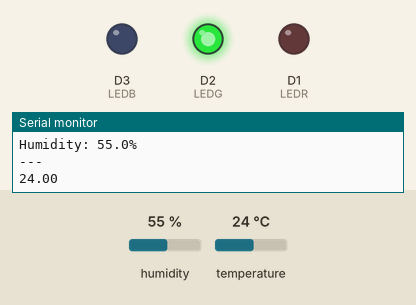
Simulated run of this sketch. Board: ESP8266 (NodeMCU). Parts: output pins drawn as LEDs (lit = HIGH), the last lines printed to the serial monitor. The test bench sets the inputs (shaded band); at power-on: temperature 24 °C, humidity 55 %.

Above: at 1.8 s.
1.9 s: temperature set to 35 °C
3.4 s: temperature set to 38 °C
At 4.5 s:
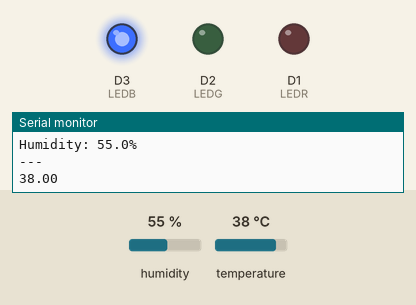
5.5 s: temperature set to 42 °C
At 6.8 s:
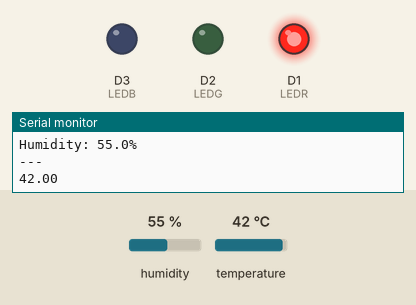
7.5 s: temperature set to 12 °C
At 9.1 s:
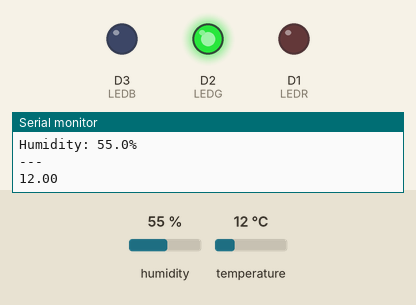
9.5 s: temperature set to 41 °C
At 11.4 s:
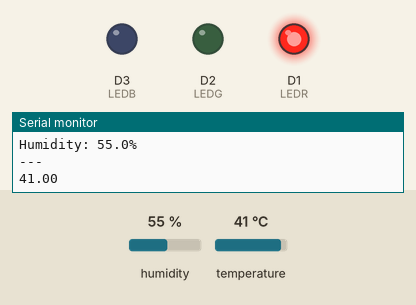
Timing chart, 0 to 12.6 s (numbered marks = the images above; inputs shaded):
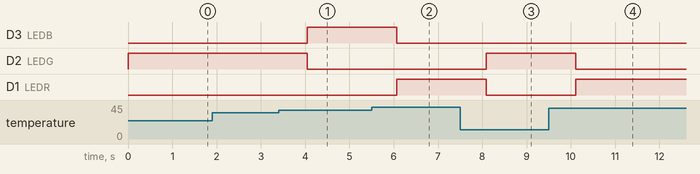

The sketch:

week6.ino
```cpp
#include "DHTesp.h"

#define LEDG D2
#define LEDB D3
#define LEDR D1

const int DHT_PIN = D5;

DHTesp dhtSensor;

void setup() {
  Serial.begin(115200);
  dhtSensor.setup(DHT_PIN, DHTesp::DHT11);
  pinMode(LEDG, OUTPUT);
  pinMode(LEDB, OUTPUT);
  pinMode(LEDR, OUTPUT);
}

void activateLamp(char lampCode) {
  switch (lampCode){
    case 'g':
      digitalWrite(LEDG, HIGH);
      digitalWrite(LEDR, LOW);
      digitalWrite(LEDB, LOW);
      break;

    case 'r':
      digitalWrite(LEDG, LOW);
      digitalWrite(LEDR, HIGH);
      digitalWrite(LEDB, LOW);
      break;

    case 'b':
      digitalWrite(LEDG, LOW);
      digitalWrite(LEDR, LOW);
      digitalWrite(LEDB, HIGH);
      break;


    default:
      digitalWrite(LEDG, LOW);
      digitalWrite(LEDR, LOW);
      digitalWrite(LEDB, LOW);
  }
}

void setLamp(float temperature) {
  Serial.println(temperature);
  if (temperature <= 36 ) {
    activateLamp('g');
  }else if (temperature >= 36 && temperature <= 40) {
    activateLamp('b');
  }else{
    activateLamp('r');
  }
}


void loop() {
  TempAndHumidity  data = dhtSensor.getTempAndHumidity();
  Serial.println("Temp: " + String(data.temperature, 2) + "°C");
  Serial.println("Humidity: " + String(data.humidity, 1) + "%");
  Serial.println("---");
  setLamp(data.temperature);
  delay(1000);
}
```

Measured:
- the behaviour switches between 36 and 37 °C on temperature (found by bisection; images 0 and 1)
- the behaviour switches between 40 and 41 °C on temperature (found by bisection; images 1 and 2)
- after the input at 3.4 s, D3 (LEDB): LOW → HIGH after 0.65 s; D2 (LEDG): HIGH → LOW after 0.65 s
- after the input at 5.5 s, D3 (LEDB): HIGH → LOW after 0.57 s; D1 (LEDR): LOW → HIGH after 0.57 s
- after the input at 7.5 s, D2 (LEDG): LOW → HIGH after 0.59 s; D1 (LEDR): HIGH → LOW after 0.59 s
- after the input at 9.5 s, D2 (LEDG): HIGH → LOW after 0.62 s; D1 (LEDR): LOW → HIGH after 0.62 s
